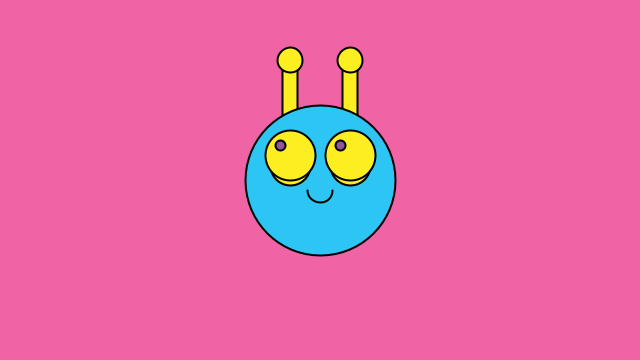
Frame 1 (no input)
Frame 60 (the mouse pressed at the canvas centre just before this capture): identical to frame 1, image omitted
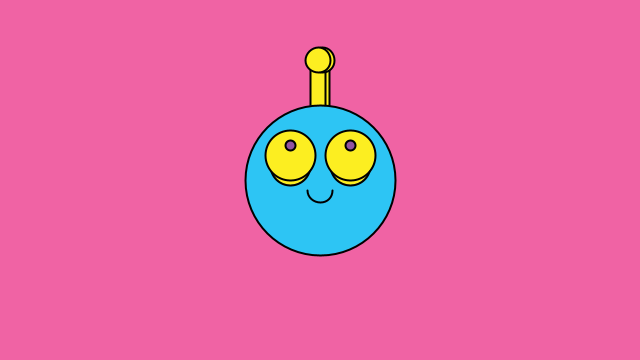
Frame 120 (the mouse held since frame 60 and released just before this capture)

The Processing sketch that drew these frames (run headless with seeded random() and noise(); from frame 60 on, the mouse is pressed at the canvas centre):

// Processing sketch: alien_antennas
// ── alien_antennas.pde
// Alien
// The Coding Train / Daniel Shiffman
// Processing Intro Series
void setup() {
  size(640, 360); //canvas size
  pixelDensity(2);
  //colorMode(RGB, width, height, 255);
}

void draw() {
  background(240, 99, 164); //set background color
  stroke(0); //outline color of the alien
  strokeWeight(2);
  fill(252, 238, 33);

  //antennas
  /*Wiggle antennas left to right with the use of sin() function
    Check out the reference page for more detail!*/
  rectMode(CENTER);
  rect(320 - 30 + mouseX / 10, 180 - 80, 15, 75); 
  rect(320 + 30 - mouseX / 10, 180 - 80, 15, 75);
  circle(320 - 30 + mouseX / 10, 180 - 120, 25);
  circle(320 + 30 - mouseX / 10, 180 - 120, 25);

  //head
  fill(45, 197, 244);
  circle(320, 180, 150);

  //eyes
  fill(252, 238, 33);
  circle(320 - 30, 180 - 15, 40);
  circle(320 + 30, 180 - 15, 40);
  circle(320 + 30, 180 - 25, 50);
  circle(320 - 30, 180 - 25, 50);
  fill(146, 83, 161);
  circle(320 + 30 - 10 + mouseX / 30, 180 - 35, 10);
  circle(320 - 30 - 10 + mouseX / 30, 180 - 35, 10);


  //mouth
  noFill();
  arc(320, 180+10, 25, 25, 0, PI);
}
